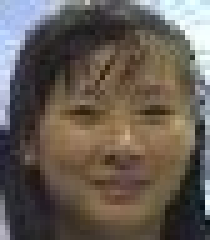
#> input picture Assignment7/template.jpg, 42 x 48 px (shown 5 times larger)
$ jupyter execute MP7.ipynb
#> lines starting #> are read from the running program, lines starting #| are printed output that depends on the picture
#> further down, temp is the input picture: shape (48, 42, 3); mean B, G, R 83.8, 92.2, 101.4
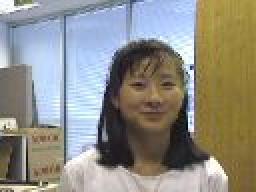
#> input picture Assignment7/image_girl/0004.jpg, 128 x 96 px (shown 2 times larger)
#> further down, img_1 is the input picture: shape (96, 128, 3); mean B, G, R 132.8, 141.6, 143.3
[cell 1]
import cv2
import numpy as np
import glob
from scipy import signal

[cell 2]
def make_video(img_array, video_name):
    height, width, layers = img_array[0].shape
    size = (width,height)
    out = cv2.VideoWriter(video_name+'.avi',cv2.VideoWriter_fourcc(*'DIVX'), 15, size)
    for i in range(len(img_array)):
        out.write(img_array[i])
    out.release()

[cell 3]
def ssd(image, template):
    reserve = image.copy()
    h, w, _ = image.shape
#> h = 96; w = 128
    k_h, k_w, _ = template.shape
#> k_h = 48; k_w = 42
    ssd_scores = np.zeros((h - k_h, w - k_w))
    image = np.array(image, dtype="float")
    template = np.array(template, dtype="float")
    for i in range(0, h - k_h):
        for j in range(0, w - k_w):
            score = (image[i:i + k_h, j:j + k_w] - template)**2
            ssd_scores[i, j] = score.sum()
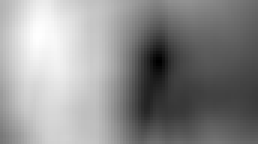
#> ssd_scores: shape (48, 86) float64 (shown 3 times larger); min 2725466, max 99089952, mean 56079709.6; drawn with min black and max white
    min_points = np.unravel_index(ssd_scores.argmin(), ssd_scores.shape)
#> min_points = (20, 53)
    return cv2.rectangle(reserve, (min_points[1], min_points[0]), (min_points[1]+k_w, min_points[0]+k_h), (0,0,255), 2)
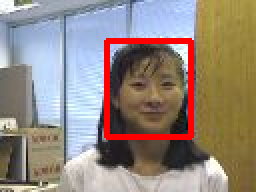
#> returned value: shape (96, 128, 3) (shown 2 times larger); mean B, G, R 126, 135.4, 148.5

[cell 4]
def ncc(image, template):
    reserve = image.copy()
    h, w, _ = image.shape
    k_h, k_w, _ = template.shape
    ncc_scores = np.zeros((h - k_h, w - k_w))
    image = np.array(image, dtype="float")
    template = np.array(template, dtype="float")

    for i in range(0, h - k_h):
        for j in range(0, w - k_w):
            image_sub = image[i:i + k_h, j:j + k_w]
            numerator = np.sum(image_sub * template)
            denominator = np.sqrt( (np.sum(image_sub ** 2))) * np.sqrt(np.sum(template ** 2))
            if(denominator == 0):
                ncc_scores[i, j] = 0
            else:
                ncc_scores[i, j] = numerator / denominator

    min_points = np.unravel_index(ncc_scores.argmax(), ncc_scores.shape)
    return cv2.rectangle(reserve, (min_points[1], min_points[0]), (min_points[1]+k_w, min_points[0]+k_h), (0,0,255), 2)

[cell 5]
def cc(image, template):
    reserve = image.copy()

    t_height, t_width, _ = template.shape
#> t_height = 48; t_width = 42

    image = cv2.cvtColor(image, cv2.COLOR_RGB2GRAY)
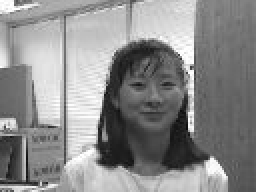
#> image: shape (96, 128) (shown 2 times larger); min 12, max 255, mean 139.2
    template = cv2.cvtColor(template, cv2.COLOR_RGB2GRAY)
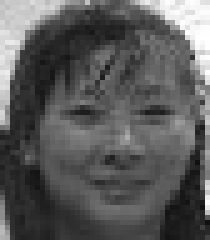
#> template: shape (48, 42) (shown 5 times larger); min 16, max 254, mean 90.8

    image = image.astype(np.float64)
    template = template.astype(np.float64)

    scores = signal.correlate2d(image, template, 'same')
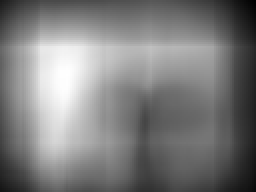
#> scores: shape (96, 128) float64 (shown 2 times larger); min 4408889, max 36594541, mean 20183616.5; drawn with min black and max white
    i, j = np.unravel_index(scores.argmax(), scores.shape)
#> i = 37; j = 33

    return cv2.rectangle(reserve, (i, j), (i + t_height, j + t_width), (0,0,255), 2)
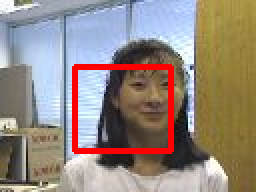
#> returned value: shape (96, 128, 3) (shown 2 times larger); mean B, G, R 127.2, 136.1, 148.9

[cell 6]
temp = cv2.imread('template.jpg')
ncc_arr = []
ssd_arr = []
cc_arr = []
for filename in glob.glob('image_girl/*.jpg'):
    img_1 = cv2.imread(filename)
    ssd_arr.append(ssd(img_1, temp))
    cc_arr.append(cc(img_1, temp))
    ncc_arr.append(ncc(img_1, temp))
#> after the loop in ncc, `for i in range(0, h - k_h):`:
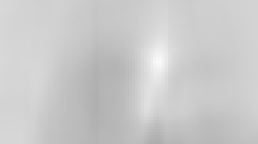
#> ncc_scores: shape (48, 86) float64 (shown 3 times larger); min 0.679, max 0.981, mean 0.795
#> in ncc, `min_points = np.unravel_index(ncc_scores.argmax(), ncc_scores.shape)`: min_points = (20, 53)
#> pass 2 of the loop `for filename in glob.glob('image_girl/*.jpg'):`:
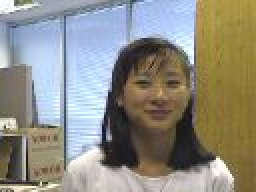
#> input picture Assignment7/image_girl/0005.jpg, 128 x 96 px (shown 2 times larger)
#> img_1 is the input picture: shape (96, 128, 3); mean B, G, R 131.9, 141.3, 143
#> in cc (call 2), `scores = signal.correlate2d(image, template, 'same')`:
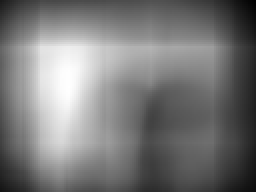
#> scores: shape (96, 128) float64 (shown 2 times larger); min 4425453, max 37412133, mean 20078271.2; drawn with min black and max white
#> i = 43; j = 34
#> after the loop in ncc (call 2), `for i in range(0, h - k_h):`:
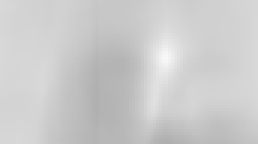
#> ncc_scores: shape (48, 86) float64 (shown 3 times larger); min 0.683, max 0.976, mean 0.8
#> in ncc (call 2), `min_points = np.unravel_index(ncc_scores.argmax(), ncc_scores.shape)`: min_points = (19, 55)
#> pass 3 of the loop `for filename in glob.glob('image_girl/*.jpg'):`:
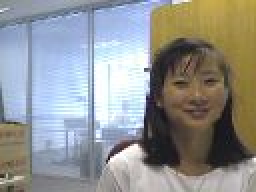
#> input picture Assignment7/image_girl/0013.jpg, 128 x 96 px (shown 2 times larger)
#> img_1 is the input picture: shape (96, 128, 3); mean B, G, R 146.9, 147.6, 145.7
#> in cc (call 3), `scores = signal.correlate2d(image, template, 'same')`:
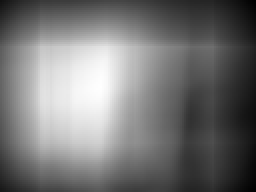
#> scores: shape (96, 128) float64 (shown 2 times larger); min 4639397, max 41514398, mean 21629288.3; drawn with min black and max white
#> j = 50
#> after the loop in ncc (call 3), `for i in range(0, h - k_h):`:
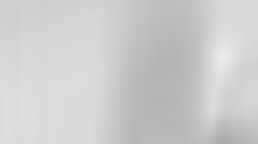
#> ncc_scores: shape (48, 86) float64 (shown 3 times larger); min 0.675, max 0.926, mean 0.805
#> in ncc (call 3), `min_points = np.unravel_index(ncc_scores.argmax(), ncc_scores.shape)`: min_points = (19, 74)

[cell 7]
make_video(ncc_arr, "ncc")
#> the loop in make_video, `for i in range(len(img_array)):` made 3 passes
make_video(ssd_arr, "ssd")
#> the loop in make_video (call 2), `for i in range(len(img_array)):` made 3 passes
make_video(cc_arr, "cc")

[cell 8]
cv2.imwrite( "ssd.jpg",ssd_arr[0])
cv2.imwrite( "cc.jpg",cc_arr[0])
cv2.imwrite( "ncc.jpg",ncc_arr[0])
#> Out = True
